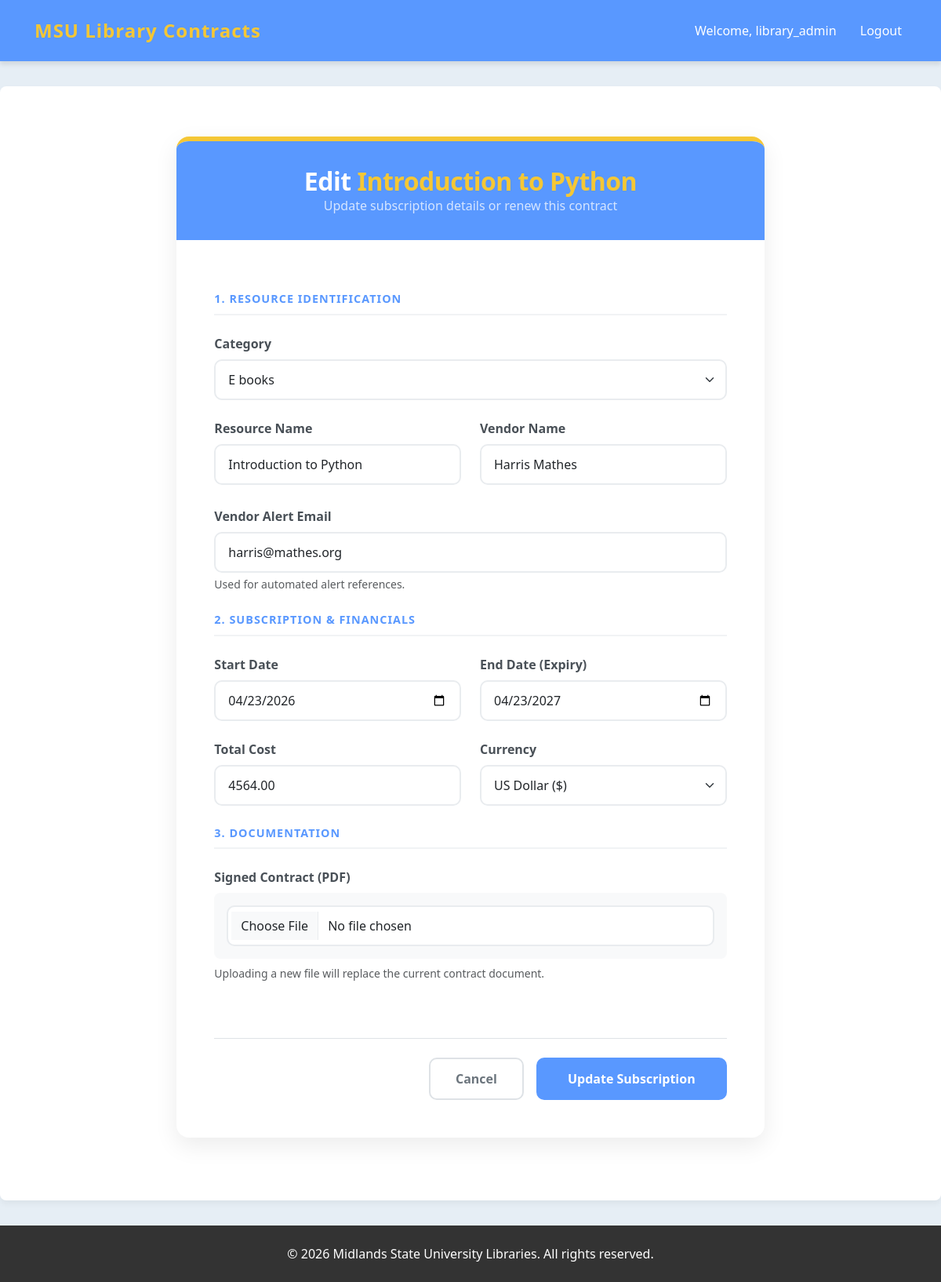
Screenshot of /contracts/edit/7/ (signed in) with the database file from the repository.
### contracts/models.py (models this page shows, shortened)
class Contract(models.Model):
    category = models.ForeignKey(Category, on_delete=models.SET_NULL, null=True, blank=True)
    CURRENCY_CHOICES = [
        ('USD', 'US Dollar ($)'),
        ('ZWG', 'Zimbabwe Gold (ZiG)'),
        ('GBP', 'British Pound (£)'),
    ]
    resource = models.CharField(max_length=200, verbose_name="Resource Name")
    vendor = models.CharField(max_length=200, verbose_name="Vendor Name")
    vendor_email = models.EmailField(blank=True, null=True, help_text="Used for automated alert references.")
    start_date = models.DateField()
    end_date = models.DateField()
    cost = models.DecimalField(max_digits=12, decimal_places=2)
    currency = models.CharField(max_length=3, choices=CURRENCY_CHOICES, default='USD')
    pdf_contract = models.FileField(upload_to='contracts_pdfs/', blank=True, null=True)
    last_warning_sent_at = models.DateField(null=True, blank=True)
    created_at = models.DateTimeField(auto_now_add=True)

### contracts/views.py (the view)
# urls.py: path('edit/<int:contract_id>/', views.edit_contract, name='edit_contract'),
@login_required(login_url='login')
def edit_contract(request, contract_id):
    contract = get_object_or_404(Contract, pk=contract_id)
    if request.method == 'POST':
        form = ContractForm(request.POST, request.FILES, instance=contract)
        if form.is_valid():
            form.save()
            return redirect('contract_list')
    else:
        form = ContractForm(instance=contract)
    return render(request, 'contracts/edit_contract.html', {'form': form, 'contract': contract})

### contracts/forms.py
class ContractForm(forms.ModelForm):
    class Meta:
        model = Contract
        fields = ['category', 'resource', 'vendor', 'vendor_email', 'start_date', 'end_date', 'cost', 'currency', 'pdf_contract']
        widgets = {
            'category': forms.Select(attrs={'class': 'form-select'}),
            'resource': forms.TextInput(attrs={'class': 'form-control', 'placeholder': 'e.g., Taylor & Francis Online'}),
            'vendor': forms.TextInput(attrs={'class': 'form-control', 'placeholder': 'e.g., Taylor & Francis'}),
            'vendor_email': forms.EmailInput(attrs={'class': 'form-control', 'placeholder': 'vendor@example.com'}),
            'start_date': forms.DateInput(attrs={'type': 'date', 'class': 'form-control'}),
            'end_date': forms.DateInput(attrs={'type': 'date', 'class': 'form-control'}),
            'cost': forms.NumberInput(attrs={'class': 'form-control', 'step': '0.01'}), # Allows decimals
            'currency': forms.Select(attrs={'class': 'form-select'}),
            'pdf_contract': forms.FileInput(attrs={'class': 'form-control'}),
        }

### contracts/models.py (called while the page is built)
    def __str__(self):
        return self.name

### contracts/templates/contracts/edit_contract.html (shortened to what this page needs)
{% extends 'base.html' %}
{% block content %}
<div class="row justify-content-center">
    <div class="col-lg-10 col-xl-8">
        <div class="form-card">
            <div class="form-header text-center">
                <h2>Edit <span style="color: var(--msu-gold);">{{ form.instance.resource }}</span></h2>
                <p class="mb-0 opacity-75">Update subscription details or renew this contract</p>
            </div>
            <div class="card-body p-4 p-md-5">
                <form method="post" enctype="multipart/form-data">
                    <div class="form-section-title">1. Resource Identification</div>
                    <div class="row g-4 mb-4">
                        <div class="col-md-12">
                            <label class="form-label">Category</label>
                            {{ form.category }}
                        </div>
                        <div class="col-md-6">
                            <label class="form-label">Resource Name</label>
                            {{ form.resource }}
                        </div>
                        <div class="col-md-6">
                            <label class="form-label">Vendor Name</label>
                            {{ form.vendor }}
                        </div>
                        <div class="col-md-12">
                            <label class="form-label">Vendor Alert Email</label>
                            {{ form.vendor_email }}
                            <small class="text-muted d-block mt-1">{{ form.vendor_email.help_text }}</small>
                        </div>
                    </div>
                    <div class="form-section-title">2. Subscription & Financials</div>
                    <div class="row g-4 mb-4">
                        <div class="col-md-6">
                            <label class="form-label">Start Date</label>
                            {{ form.start_date }}
                        </div>
                        <div class="col-md-6">
                            <label class="form-label">End Date (Expiry)</label>
                            {{ form.end_date }}
                        </div>
                        <div class="col-md-6">
                            <label class="form-label">Total Cost</label>
                            {{ form.cost }}
                        </div>
                        <div class="col-md-6">
                            <label class="form-label">Currency</label>
                            {{ form.currency }}
                        </div>
                    </div>
                    <div class="form-section-title">3. Documentation</div>
                    <div class="row g-4">
                        <div class="col-md-12 mb-4">
                            <label class="form-label">Signed Contract (PDF)</label>
                            <div class="p-3 border-dashed rounded-3 bg-light file-upload-wrapper">
                                {{ form.pdf_contract }}
                            </div>
                            <small class="text-muted d-block mt-2">Uploading a new file will replace the current contract document.</small>
                        </div>
                    </div>
                    <div class="d-flex flex-column flex-md-row justify-content-end gap-3 mt-5 pt-4 border-top">
                        <a href="{% url 'contract_list' %}" class="btn btn-cancel">Cancel</a>
                        <button type="submit" class="btn btn-save">Update Subscription</button>
                    </div>
                </form>
            </div>
        </div>
    </div>
</div>
{% endblock %}

### contracts/templates/base.html (shortened to what this page needs)
{% load static %}
<!DOCTYPE html>
<html lang="en">
<head>
    <link href="https://cdn.jsdelivr.net/npm/bootstrap@5.3.0/dist/css/bootstrap.min.css" rel="stylesheet">
    <link rel="stylesheet" href="{% static 'css/style.css' %}?v=1">
</head>
<body>
    <nav class="navbar">
        <div class="container-fluid" style="display: flex; justify-content: space-between; width: 100%; align-items: center;">
            <a href="{% url 'welcome' %}" class="navbar-brand">MSU Library Contracts</a>
            <div>
                {% if user.is_authenticated %}
                    <span class="navbar-text" style="margin-right: 20px;">Welcome, {{ user.username }}</span>
                    <form action="{% url 'logout' %}" method="post" style="display:inline;">
                        <button type="submit" class="logout-btn">Logout</button>
                    </form>
                {% else %}
                    <a href="{% url 'login' %}" class="login-link">Login</a>
                {% endif %}
            </div>
        </div>
    </nav>
    <div class="container main-container">
        {% block content %}
        {% endblock %}
    </div>
    <footer>
        &copy; {% now "Y" %} Midlands State University Libraries. All rights reserved.
    </footer>
</body>
</html>

### static/css/style.css (style rules this page uses)
html, body { height: 100%; margin: 0; padding: 0; }
body { display: flex; flex-direction: column; font-family: 'Segoe UI', Tahoma, Geneva, Verdana, sans-serif; background-color: #f4f6f9; }
.navbar { background-color: #003366; color: white; padding: 1rem 2rem; flex-shrink: 0; }
.navbar a { color: white; text-decoration: none; }
.container { flex: 1 0 auto; width: 100%; max-width: 1200px; margin: 0 auto; padding: 2rem 1rem; background-color: white; }
footer { flex-shrink: 0; background-color: #333; color: white; text-align: center; padding: 15px; width: 100%; }

### contracts/templates/base.html (style rules this page uses)
:root { --msu-primary-blue: #5998FF; --msu-gold: #F5C735; --msu-text-dark: #333333; }
body { background-color: #E6EEF5; color: var(--msu-text-dark); min-height: 100vh; display: flex; flex-direction: column; }
.navbar { background-color: var(--msu-primary-blue); padding: 1rem 2rem; box-shadow: 0 4px 6px rgba(0,0,0,0.1); }
.navbar-brand { color: var(--msu-gold) !important; font-weight: bold; font-size: 1.5rem; letter-spacing: 1px; }
.navbar-text { color: #FFFFFF; }
.navbar a.login-link, .logout-btn { color: #FFFFFF; text-decoration: none; font-weight: 500; background: none; border: none; cursor: pointer; font-size: 1rem; transition: color 0.3s ease; }
.main-container { flex: 1; background-color: #FFFFFF; padding: 2rem; margin-top: 2rem; margin-bottom: 2rem; border-radius: 8px; box-shadow: 0 4px 8px rgba(0,0,0,0.05); }
footer { background-color: var(--msu-text-dark); color: #FFFFFF; text-align: center; padding: 1.5rem; margin-top: auto; }

### contracts/templates/contracts/edit_contract.html (style rules this page uses)
.form-card { background: #ffffff; border: none; border-radius: 16px; box-shadow: 0 10px 30px rgba(0, 0, 0, 0.08); overflow: hidden; border-top: 6px solid var(--msu-gold); margin-top: 2rem; margin-bottom: 3rem; }
.form-header { background-color: var(--msu-primary-blue); padding: 2rem; color: white; }
.form-header h2 { font-weight: 800; margin: 0; letter-spacing: -0.5px; }
.form-section-title { font-size: 0.9rem; text-transform: uppercase; letter-spacing: 1px; font-weight: 700; color: var(--msu-primary-blue); border-bottom: 2px solid #f1f3f5; padding-bottom: 0.5rem; margin-bottom: 1.5rem; margin-top: 1rem; }
.form-control, .form-select { border: 2px solid #e9ecef; border-radius: 10px; padding: 0.75rem 1rem; transition: all 0.2s ease-in-out; }
.form-label { font-weight: 600; color: #495057; margin-bottom: 0.5rem; }
.btn-save { background-color: var(--msu-primary-blue); color: white; font-weight: 700; padding: 0.8rem 2.5rem; border-radius: 10px; border: none; transition: all 0.3s; }
.btn-cancel { background-color: transparent; color: #6c757d; font-weight: 600; border: 2px solid #dee2e6; padding: 0.8rem 2rem; border-radius: 10px; transition: all 0.2s; }

### rows the page displays
Contract: instance.resource "Introduction to Python", category "E books", resource "Introduction to Python", vendor "Harris Mathes", vendor_email "harris@mathes.org", start_date "04/23/2026", end_date "04/23/2027", cost "4564.00", currency "US Dollar ($)"

### other values shown
{{ user.username }} "library_admin"
